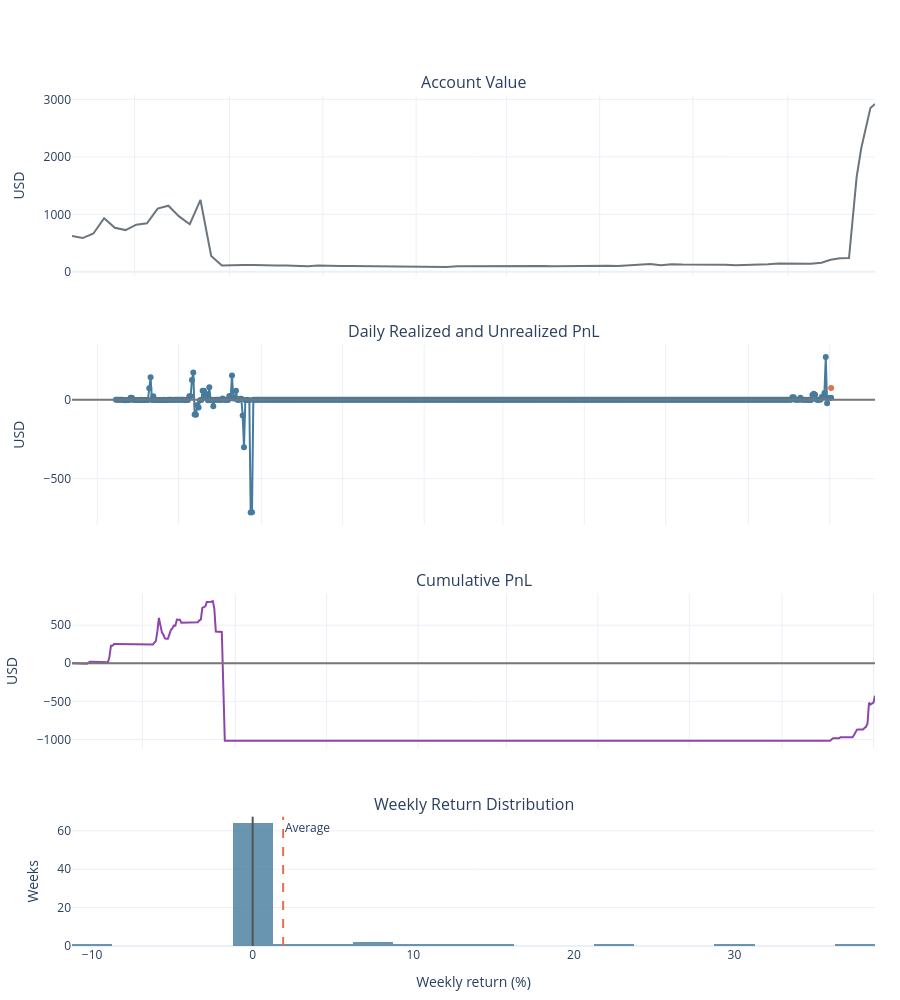

Write notebook code for a chart like this one.
### Markdown cell above
## Account charts

Account value and PnL charts. Before all wallets have saved history, account value and weekly returns use the oldest wallet alone; from shared coverage onward they use the combined accounts.

### Code cell
analytics.show_account_charts()

### Figure 1 — Plotly figure (JSON) as saved in the notebook; plotly's stock layout.template omitted (floating-point values rounded to 4 significant figures; data arrays with more than 128 entries replaced by an {"elided": "..."} marker saying what was removed)
{"data": [{"line": {"color": "#6c757d", "width": 2}, "name": "Account Value", "type": "scatter", "x": ["2025-05-21T00:00:00-04:00", "2025-05-28T00:00:00-04:00", "2025-06-04T00:00:00-04:00", "2025-06-11T00:00:00-04:00", "2025-06-18T00:00:00-04:00", "2025-06-25T00:00:00-04:00", "2025-07-02T00:00:00-04:00", "2025-07-09T00:00:00-04:00", "2025-07-16T00:00:00-04:00", "2025-07-23T00:00:00-04:00", "2025-07-30T00:00:00-04:00", "2025-08-06T00:00:00-04:00", "2025-08-13T00:00:00-04:00", "2025-08-20T00:00:00-04:00", "2025-08-27T00:00:00-04:00", "2025-09-03T00:00:00-04:00", "2025-09-10T00:00:00-04:00", "2025-09-17T00:00:00-04:00", "2025-09-24T00:00:00-04:00", "2025-10-01T00:00:00-04:00", "2025-10-08T00:00:00-04:00", "2025-10-15T00:00:00-04:00", "2025-10-22T00:00:00-04:00", "2025-10-29T00:00:00-04:00", "2025-11-05T00:00:00-05:00", "2025-11-12T00:00:00-05:00", "2025-11-19T00:00:00-05:00", "2025-11-26T00:00:00-05:00", "2025-12-03T00:00:00-05:00", "2025-12-10T00:00:00-05:00", "2025-12-17T00:00:00-05:00", "2025-12-24T00:00:00-05:00", "2025-12-31T00:00:00-05:00", "2026-01-07T00:00:00-05:00", "2026-01-14T00:00:00-05:00", "2026-01-21T00:00:00-05:00", "2026-01-28T00:00:00-05:00", "2026-02-04T00:00:00-05:00", "2026-02-11T00:00:00-05:00", "2026-02-18T00:00:00-05:00", "2026-02-25T00:00:00-05:00", "2026-03-04T00:00:00-05:00", "2026-03-11T00:00:00-04:00", "2026-03-18T00:00:00-04:00", "2026-03-25T00:00:00-04:00", "2026-04-01T00:00:00-04:00", "2026-04-08T00:00:00-04:00", "2026-04-15T00:00:00-04:00", "2026-04-22T00:00:00-04:00", "2026-04-29T00:00:00-04:00", "2026-05-06T00:00:00-04:00", "2026-05-13T00:00:00-04:00", "2026-05-20T00:00:00-04:00", "2026-05-27T00:00:00-04:00", "2026-06-03T00:00:00-04:00", "2026-06-10T00:00:00-04:00", "2026-06-17T00:00:00-04:00", "2026-06-24T00:00:00-04:00", "2026-07-01T00:00:00-04:00", "2026-07-08T00:00:00-04:00", "2026-07-15T00:00:00-04:00", "2026-07-22T00:00:00-04:00", "2026-07-29T00:00:00-04:00", "2026-08-05T00:00:00-04:00", "2026-08-12T00:00:00-04:00", "2026-08-19T00:00:00-04:00", "2026-08-26T00:00:00-04:00", "2026-09-02T00:00:00-04:00", "2026-09-09T00:00:00-04:00", "2026-09-16T00:00:00-04:00", "2026-09-23T00:00:00-04:00", "2026-09-29T00:00:00-04:00", "2026-10-05T00:00:00-04:00", "2026-10-11T00:00:00-04:00", "2026-10-16T00:00:00-04:00", "2026-10-19T00:00:00-04:00", "2026-10-25T00:00:00-04:00", "2026-10-28T00:00:00-04:00"], "xaxis": "x", "y": [621.8, 587.0, 667.0, 934.0, 766.9, 725.9, 820.8, 844.3, 1101.0, 1150.0, 964.2, 827.7, 1250.0, 275.4, 109.7, 107.9, 117.5, 119.3, 108.0, 108.5, 108.1, 98.91, 97.51, 111.1, 103.0, 100.1, 100.3, 98.01, 96.28, 90.75, 86.06, 86.56, 86.85, 88.36, 87.39, 83.19, 95.44, 97.2, 91.49, 90.05, 89.64, 93.39, 98.03, 103.7, 102.0, 97.8, 100.5, 106.6, 102.9, 101.9, 104.8, 100.7, 116.0, 122.1, 137.3, 114.9, 133.4, 125.6, 126.1, 129.5, 129.4, 121.1, 115.9, 119.2, 118.2, 133.0, 145.3, 144.2, 145.4, 140.8, 156.6, 209.0, 235.1, 239.9, 1651.0, 2150.0, 2851.0, 2919.0], "yaxis": "y"}, {"line": {"color": "#457b9d"}, "mode": "lines+markers", "name": "Realized", "type": "scatter", "x": {"elided": "537 str values"}, "xaxis": "x2", "y": {"elided": "537 float values"}, "yaxis": "y2"}, {"line": {"color": "#e76f51"}, "mode": "lines+markers", "name": "Unrealized", "type": "scatter", "x": {"elided": "537 str values"}, "xaxis": "x2", "y": {"elided": "537 float values"}, "yaxis": "y2"}, {"line": {"color": "#8e44ad", "width": 2}, "name": "Cumulative PnL", "type": "scatter", "x": {"elided": "537 str values"}, "xaxis": "x3", "y": {"elided": "537 float values"}, "yaxis": "y3"}, {"marker": {"color": "#457b9d"}, "name": "Weekly returns", "opacity": 0.8, "showlegend": false, "type": "histogram", "x": [-0.9487, 3.669, -0.5744, 37.87, -0.2497, -0.1265, -0.04627, 30.22, -11.21, 8.433, 0.8899, 23.55, 10.37, 0.0, 0.0, 0.0, 0.0, 0.0, 0.0, 0.0, 0.0, 0.0, 0.0, 0.0, 0.0, 0.0, 0.0, 0.0, 0.0, 0.0, 0.0, 0.0, 0.0, 0.0, 0.0, 0.0, 0.0, 0.0, 0.0, 0.0, 0.0, 0.0, 0.0, 0.0, 0.0, 0.0, 0.0, 0.0, 0.0, 0.0, 0.0, 0.0, 0.0, 0.0, 0.0, 0.0, 0.0, 0.0, 0.0, 0.0, 0.0, 0.0, 0.0, 0.0, 0.0, 0.0, 0.0, 0.0, -0.0229, 8.023, 14.51, -0.4321, 5.412, 12.42, 0.4708], "xaxis": "x4", "xbins": {"size": 2.5}, "yaxis": "y4"}], "layout": {"annotations": [{"font": {"size": 16}, "showarrow": false, "text": "Account Value", "x": 0.5, "xanchor": "center", "xref": "paper", "y": 1, "yanchor": "bottom", "yref": "paper"}, {"font": {"size": 16}, "showarrow": false, "text": "Daily Realized and Unrealized PnL", "x": 0.5, "xanchor": "center", "xref": "paper", "y": 0.7072, "yanchor": "bottom", "yref": "paper"}, {"font": {"size": 16}, "showarrow": false, "text": "Cumulative PnL", "x": 0.5, "xanchor": "center", "xref": "paper", "y": 0.4144, "yanchor": "bottom", "yref": "paper"}, {"font": {"size": 16}, "showarrow": false, "text": "Weekly Return Distribution", "x": 0.5, "xanchor": "center", "xref": "paper", "y": 0.152, "yanchor": "bottom", "yref": "paper"}, {"showarrow": false, "text": "Average", "x": 1.896, "xanchor": "left", "xref": "x4", "y": 1, "yanchor": "top", "yref": "y4 domain"}], "barmode": "overlay", "height": 1000, "hovermode": "x unified", "margin": {"b": 50, "l": 65, "r": 25, "t": 95}, "shapes": [{"line": {"color": "#e76f51", "dash": "dash"}, "type": "line", "x0": 1.896, "x1": 1.896, "xref": "x4", "y0": 0, "y1": 1, "yref": "y4 domain"}, {"line": {"color": "#555"}, "type": "line", "x0": 0, "x1": 0, "xref": "x4", "y0": 0, "y1": 1, "yref": "y4 domain"}, {"line": {"color": "#777"}, "type": "line", "x0": 0, "x1": 1, "xref": "x2 domain", "y0": 0, "y1": 0, "yref": "y2"}, {"line": {"color": "#777"}, "type": "line", "x0": 0, "x1": 1, "xref": "x3 domain", "y0": 0, "y1": 0, "yref": "y3"}], "showlegend": false, "xaxis": {"anchor": "y", "domain": [0, 1], "matches": "x4", "showticklabels": false}, "xaxis2": {"anchor": "y2", "domain": [0, 1], "matches": "x4", "showticklabels": false}, "xaxis3": {"anchor": "y3", "domain": [0, 1], "matches": "x4", "showticklabels": false}, "xaxis4": {"anchor": "y4", "domain": [0, 1], "title": {"text": "Weekly return (%)"}}, "yaxis": {"anchor": "x", "domain": [0.7872, 1], "title": {"text": "USD"}}, "yaxis2": {"anchor": "x2", "domain": [0.4944, 0.7072], "title": {"text": "USD"}}, "yaxis3": {"anchor": "x3", "domain": [0.232, 0.4144], "title": {"text": "USD"}}, "yaxis4": {"anchor": "x4", "domain": [0, 0.152], "title": {"text": "Weeks"}}}}
